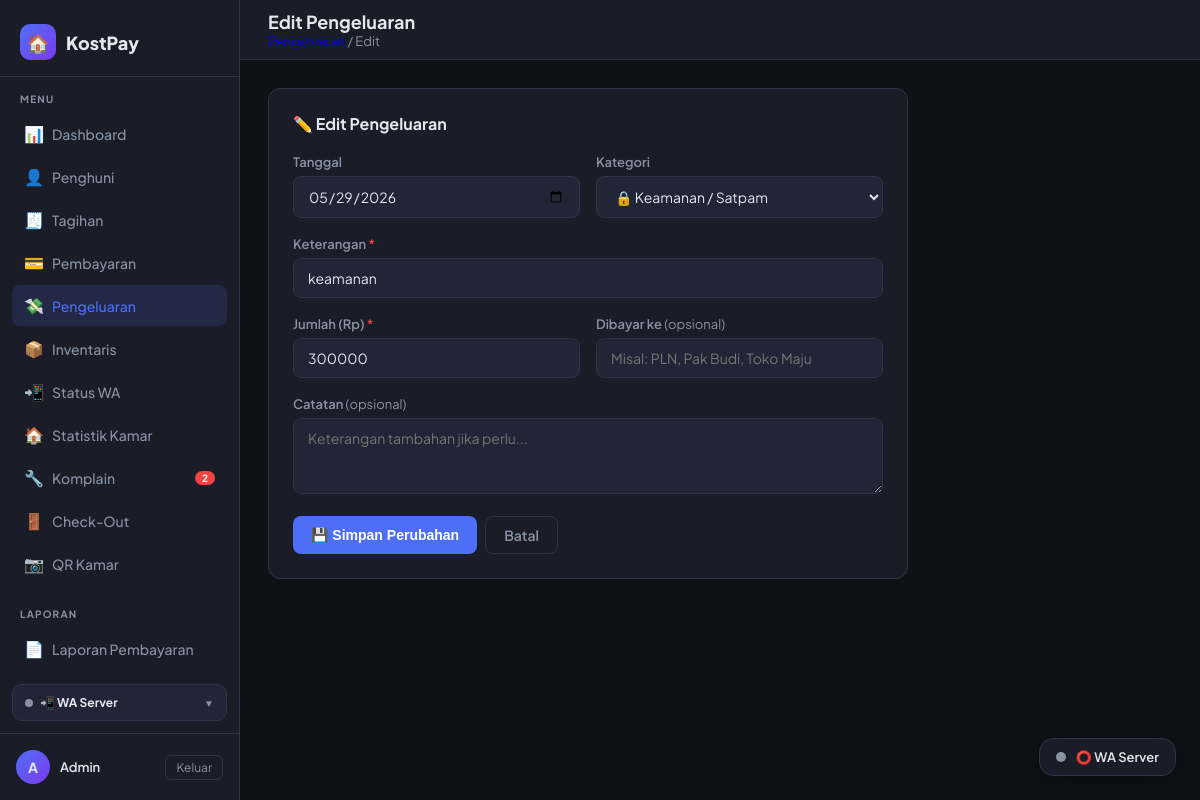
The app's page /pengeluaran/edit/15 (signed in) with its own data.
### tables this page shows
CREATE TABLE pengeluaran (
            id          INTEGER PRIMARY KEY AUTOINCREMENT,
            tanggal     TEXT    NOT NULL,
            kategori    TEXT    NOT NULL,
            keterangan  TEXT    NOT NULL,
            jumlah      REAL    NOT NULL DEFAULT 0,
            dibayar_ke  TEXT,
            catatan     TEXT,
            created_at  TEXT    DEFAULT (datetime('now','localtime'))
        );

### routes/pengeluaran_routes.py (the view, shortened to what this page needs)
@pengeluaran_bp.route('/edit/<int:eid>', methods=['GET', 'POST'])
@login_required
def edit(eid):
    _init_table()
    conn = get_db()
    row  = conn.execute("SELECT * FROM pengeluaran WHERE id=?", (eid,)).fetchone()
    conn.close()
    if not row:
        flash('Data tidak ditemukan.', 'danger')
        return redirect(url_for('pengeluaran.index'))
    return render_template('pengeluaran/form.html',
        mode='edit', data=dict(row), kategori=KATEGORI,
        today=date.today().isoformat())

### models/database.py (called while the page is built)
def get_db():
    conn = sqlite3.connect(DATABASE)
    conn.row_factory = sqlite3.Row
    return conn

### routes/pengeluaran_routes.py (called while the page is built)
def _init_table():
    conn = get_db()
    conn.execute("""
        CREATE TABLE IF NOT EXISTS pengeluaran (
            id          INTEGER PRIMARY KEY AUTOINCREMENT,
            tanggal     TEXT    NOT NULL,
            kategori    TEXT    NOT NULL,
            keterangan  TEXT    NOT NULL,
            jumlah      REAL    NOT NULL DEFAULT 0,
            dibayar_ke  TEXT,
            catatan     TEXT,
            created_at  TEXT    DEFAULT (datetime('now','localtime'))
        )
    """)
    conn.commit()
    conn.close()

### utils/auth.py (called while the page is built)
def login_required(f):
    @wraps(f)
    def decorated(*args, **kwargs):
        if 'admin_id' not in session:
            flash('Silakan login terlebih dahulu.', 'warning')
            return redirect(url_for('auth.login'))
        return f(*args, **kwargs)
    return decorated

### utils/context_processors.py (called while the page is built)
def register_context_processors(app):
    @app.context_processor
    def inject_komplain_badge():
        if not session.get('admin_id'):
            return {}
        try:
            from models.database import get_db
            row = get_db().execute(
                "SELECT COUNT(*) c FROM komplain WHERE status='baru'"
            ).fetchone()
            return {'komplain_baru_count': row['c'] if row and row['c'] else 0}
        except Exception:
            return {'komplain_baru_count': 0}

### templates/pengeluaran/form.html (shortened to what this page needs)
{% extends 'base.html' %}
{% block page_title %}{{ 'Tambah' if mode == 'tambah' else 'Edit' }} Pengeluaran{% endblock %}
{% block breadcrumb %}
  <a href="{{ url_for('pengeluaran.index') }}">Pengeluaran</a> /
  {{ 'Tambah' if mode == 'tambah' else 'Edit' }}
{% endblock %}
{% block content %}
<div style="max-width: 640px;">
  <div class="card">
    <div class="card-header">
      <div class="card-title">
        {{ '➕ Catat Pengeluaran Baru' if mode == 'tambah' else '✏️ Edit Pengeluaran' }}
      </div>
    </div>
    <form method="post">
      <div class="form-grid">
        <div class="form-group">
          <label>Tanggal</label>
          <input type="date" name="tanggal"
                 value="{{ data.tanggal if data.tanggal else today }}"
                 max="{{ today }}" required>
        </div>
        <div class="form-group">
          <label>Kategori</label>
          <select name="kategori" required>
            {% for k, label in kategori %}
              <option value="{{ k }}" {{ 'selected' if data.get('kategori') == k else '' }}>
                {{ label }}
              </option>
            {% endfor %}
          </select>
        </div>
      </div>
      <div class="form-group">
        <label>Keterangan <span style="color:var(--red)">*</span></label>
        <input type="text" name="keterangan"
               value="{{ data.keterangan if data.keterangan else '' }}"
               placeholder="Misal: Bayar tagihan listrik bulan ini"
               required>
      </div>
      <div class="form-grid">
        <div class="form-group">
          <label>Jumlah (Rp) <span style="color:var(--red)">*</span></label>
          <input type="number" name="jumlah" min="1" step="1"
                 value="{{ data.jumlah | int if data.jumlah else '' }}"
                 placeholder="0" required>
        </div>
        <div class="form-group">
          <label>Dibayar ke <span style="color:var(--muted); font-weight:400;">(opsional)</span></label>
          <input type="text" name="dibayar_ke"
                 value="{{ data.dibayar_ke if data.dibayar_ke else '' }}"
                 placeholder="Misal: PLN, Pak Budi, Toko Maju">
        </div>
      </div>
      <div class="form-group">
        <label>Catatan <span style="color:var(--muted); font-weight:400;">(opsional)</span></label>
        <textarea name="catatan" rows="3"
                  placeholder="Keterangan tambahan jika perlu...">{{ data.catatan if data.catatan else '' }}</textarea>
      </div>
      <div class="flex gap-2" style="margin-top: 8px;">
        <button type="submit" class="btn btn-primary">
          {{ '➕ Simpan Pengeluaran' if mode == 'tambah' else '💾 Simpan Perubahan' }}
        </button>
        <a href="{{ url_for('pengeluaran.index') }}" class="btn btn-outline">Batal</a>
      </div>
    </form>
  </div>
</div>
{% endblock %}

### templates/base.html (style rules this page uses)
:root { --bg: #0f1117; --surface: #1a1d27; --surface2: #222535; --border: #2e3347; --accent: #4f6ef7; --accent2: #7c3aed; --green: #22c55e; --yellow: #eab308; --red: #ef4444; --text: #e2e8f0; --muted: #8892a4; --font: 'Plus Jakarta Sans', sans-serif; --mono: 'JetBrains Mono', monospace; --radius: 12px; --sidebar-w: 240px; }
* { box-sizing: border-box; margin: 0; padding: 0; }
body { font-family: var(--font); background: var(--bg); color: var(--text); min-height: 100vh; display: flex; }
.card { background: var(--surface); border: 1px solid var(--border); border-radius: var(--radius); padding: 24px; }
.card-header { display: flex; align-items: center; justify-content: space-between; margin-bottom: 20px; }
.card-title { font-size: 16px; font-weight: 700; }
.btn { display: inline-flex; align-items: center; gap: 6px; padding: 9px 18px; border-radius: 8px; font-size: 14px; font-weight: 600; cursor: pointer; border: none; text-decoration: none; transition: all .15s; }
.btn-primary { background: var(--accent); color: #fff; }
.btn-outline { background: none; border: 1px solid var(--border); color: var(--muted); }
.form-group { margin-bottom: 18px; }
label { display: block; font-size: 13px; font-weight: 600; margin-bottom: 6px; color: var(--muted); }
input, select, textarea { width: 100%; background: var(--surface2); border: 1px solid var(--border); border-radius: 8px; padding: 10px 14px; color: var(--text); font-family: var(--font); font-size: 14px; outline: none; transition: border-color .15s; }
select option { background: var(--surface2); }
.form-grid { display: grid; grid-template-columns: 1fr 1fr; gap: 16px; }
.flex { display: flex; }
.gap-2 { gap: 8px; }

### records on screen
pengeluaran: tanggal "05/29/2026", keterangan "keamanan", jumlah "300000"

### other values on screen
{{ komplain_baru_count }} "2"
{{ (session.admin_nama or 'A')[0] }} "A"
{{ session.admin_nama or 'Admin' }} "Admin"
{{ 'Tambah' if mode == 'tambah' else 'Edit' }} "Edit"
{{ '➕ Simpan Pengeluaran' if mode == 'tambah' else '💾 Simpan Perubahan' }} "💾 Simpan Perubahan"
form field kategori "🔒 Keamanan / Satpam"
